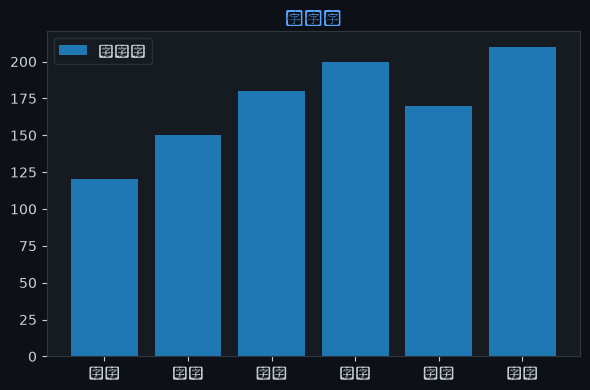

The script that saved this image:

import matplotlib
matplotlib.use('Agg')
import matplotlib.pyplot as plt
import json, base64, os

chart = json.loads('''{"chartType":"bar","title":{"literalString":"销售额"},"labels":["一月","二月","三月","四月","五月","六月"],"datasets":[{"label":"销售额","data":[120,150,180,200,170,210]}],"sizes":{"width":600,"height":400}}''')

fig, ax = plt.subplots(figsize=(600/100, 400/100))
fig.patch.set_facecolor('#0d1117')
ax.set_facecolor('#161b22')
ax.tick_params(colors='#c9d1d9')
ax.xaxis.label.set_color('#c9d1d9')
ax.yaxis.label.set_color('#c9d1d9')
ax.title.set_color('#58a6ff')
for spine in ax.spines.values(): spine.set_color('#30363d')

labels = ["一月","二月","三月","四月","五月","六月"]
datasets = [{"label":"销售额","data":[120,150,180,200,170,210]}]
chartType = "bar"

if chartType == 'pie':
    wedges, texts, autotexts = ax.pie(datasets[0]['data'], labels=labels, autopct='%1.1f%%',
        colors=['#238636','#1f6feb','#d29922','#f85149','#a371f7','#3fb950'],
        textprops={'color':'#c9d1d9'})
else:
    for ds in datasets:
        color = ds.get('color', None)
        if chartType == 'bar':
            ax.bar(labels, ds['data'], label=ds['label'])
        elif chartType == 'line':
            ax.plot(labels, ds['data'], marker='o', label=ds['label'])
    ax.legend(facecolor='#161b22', edgecolor='#30363d', labelcolor='#c9d1d9')

ax.set_title(chart.get('title',{}).get('literalString',''), color='#58a6ff', fontsize=12)
plt.tight_layout()
plt.savefig("/Users/wisonzhu/projects/ag-ui-demo/.tmp/chart_j0krq8.png", dpi=100, bbox_inches='tight', facecolor='#0d1117')
